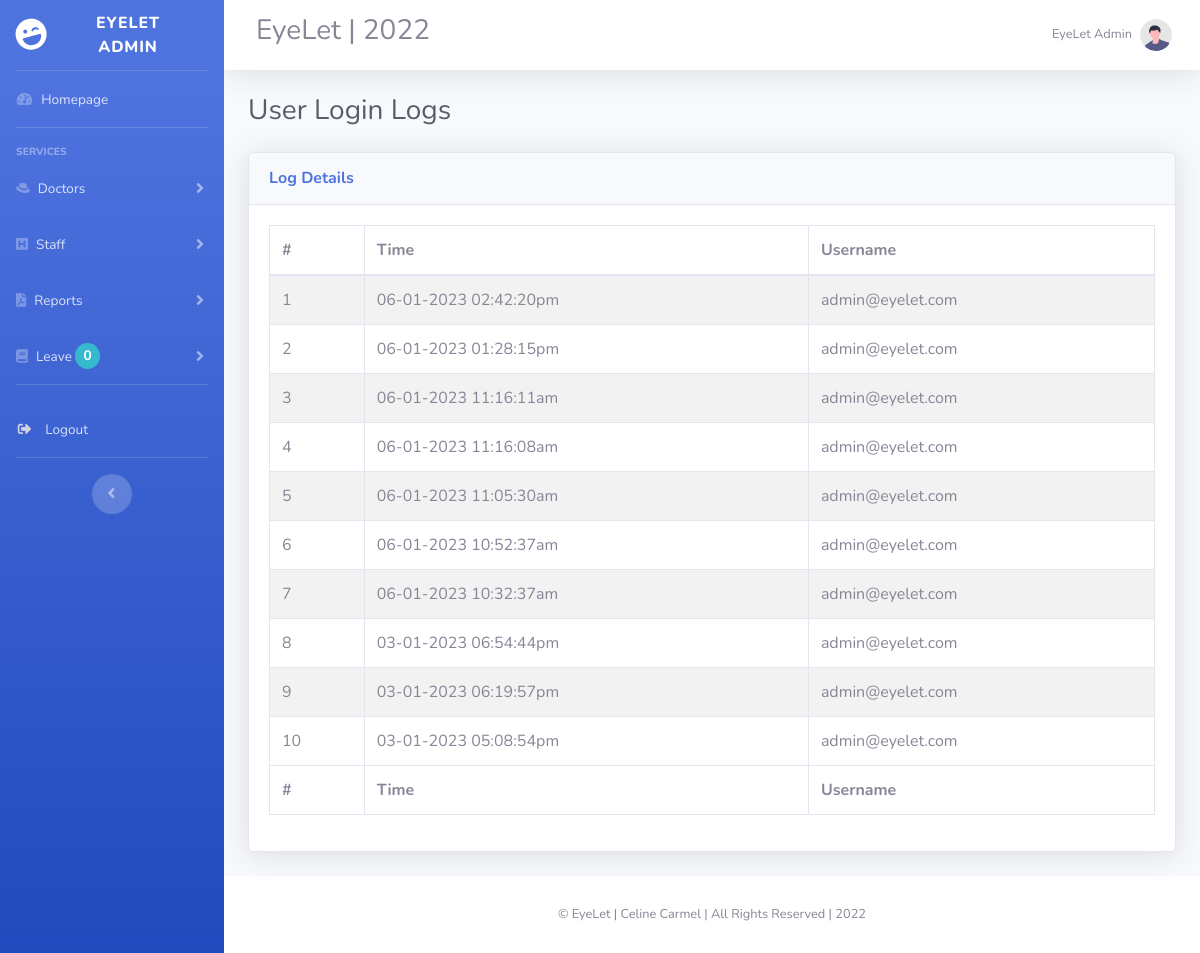
Screenshot of /admin/viewlogs.php (signed in) with the database file from the repository.
### tables this page shows
CREATE TABLE `tb_logginglogin` (
  `logid` int(11) NOT NULL,
  `logtoken` text NOT NULL,
  `loginusername` varchar(255) NOT NULL,
  `curdate` varchar(255) NOT NULL
);

### admin/count.php (called while the page is built, shortened)
<?php
    include 'connection.php';
    $sql="select count(*) as count from tb_leaves where status=0 and utype='doctor'";
    $result = mysqli_query($conn,$sql);
    while ($row=mysqli_fetch_array($result))
    {
        $count1=$row['count'];
    }
    $sql="select count(*) as count from tb_leaves where status=0 and utype='staff'";
    $result = mysqli_query($conn,$sql);
    while ($row=mysqli_fetch_array($result))
    {
        $count2=$row['count'];
    }
?>

### admin/viewlogs.php (the view, shortened to what this page needs)
<?php
    if(isset($_SESSION['logined']) && $_SESSION['logined']==1)
    {
  include 'adminheader.php';
  $sql = "select * from tb_logginglogin where loginusername!='admin@gmail.com' order by logid desc ";
  $result = mysqli_query($conn,$sql);
?>
                <div class="container-fluid">
                    <h1 class="h3 mb-2 text-gray-800">User Login Logs</h1>
                    <div class="card shadow mb-4">
                        <div class="card-header py-3">
                            <h6 class="m-0 font-weight-bold text-primary">Log Details&nbsp;&nbsp;</h6>
                        </div>
                        <div class="card-body">
                            <div class="table-responsive">
                                <table class="table table-bordered table-striped" width="100%" cellspacing="0" id="table"  data-toggle="table"  data-height="460" data-pagination="true"
                                data-search="true">
                                    <thead>
                                        <tr>
                                          <th>#</th>
                                            <th>Time</th>
                                          <th>Username</th>
                                        </tr>
                                    </thead>
                                    <tfoot>
                                        <tr>
                                          <th>#</th>
                                            <th>Time</th>
                                          <th>Username</th>
                                        </tr>
                                    </tfoot>
                                    <tbody>
                      <?php $count=1; while ($row=mysqli_fetch_array($result))
                      {  ?>
                                        <tr>
                                          <td><?php echo $count++; ?></td>
                                            <td><?php echo $row['curdate']; ?></td>
                                            <td><?php echo $row['loginusername']; ?></td>
                                        </tr>
                      <?php } ?>
                                    </tbody>
                                </table>
                            </div>
                        </div>
                    </div>
                </div>
          <?php
        include 'adminfooter.php';
    }
    else
    {
        Header("location:../index.php");
    }
?>

### admin/adminheader.php (shortened to what this page needs)
<?php
    include 'connection.php';
    include 'count.php';
?>
<!DOCTYPE html>
<html lang="en">
<head>
    <link href="resources/core/css/bootstrap.min.css" rel="stylesheet">
<link rel="stylesheet" href="font-awesome/css/font-awesome.min.css">
    <link href="vendor/fontawesome-free/css/all.min.css" rel="stylesheet" type="text/css">
    <link href="css/sb-admin-2.min.css" rel="stylesheet">
    <link href="vendor/datatables/dataTables.bootstrap4.min.css" rel="stylesheet">
</head>
<body id="page-top">
    <div id="wrapper">
        <ul class="navbar-nav bg-gradient-primary sidebar sidebar-dark accordion" id="accordionSidebar">
            <a class="sidebar-brand d-flex align-items-center justify-content-center" href="index.php">
                <div class="sidebar-brand-icon rotate-n-15">
                    <i class="fas fa-laugh-wink"></i>
                </div>
                <div class="sidebar-brand-text mx-3">EyeLet  Admin </div>
            </a>
            <hr class="sidebar-divider my-0">
            <li class="nav-item">
                <a class="nav-link" href="index.php">
                    <i class="fas fa-fw fa-tachometer-alt"></i>
                    <span>Homepage</span></a>
            </li>
            <hr class="sidebar-divider">
            <div class="sidebar-heading">
                Services
            </div>
            <li class="nav-item">
                <a class="nav-link collapsed" href="#" data-toggle="collapse" data-target="#collapseTwo"
                    aria-expanded="true" aria-controls="collapseTwo">
                    <i class="fab fa-redhat"></i>
                    <span>Doctors</span>
                </a>
            </li>
             <li class="nav-item">
                <a class="nav-link collapsed" href="#" data-toggle="collapse" data-target="#collapseUtilities1"
                    aria-expanded="true" aria-controls="collapseUtilities">
                    <i class="fa fa-h-square" aria-hidden="true"></i>
                    <span>Staff</span>
                </a>
            </li>
            <li class="nav-item">
                <a class="nav-link collapsed" href="#" data-toggle="collapse" data-target="#collapseUtilitiess"
                    aria-expanded="true" aria-controls="collapseUtilities">
                    <i class="fas fa-file-pdf"></i>
                    <span>Reports</span>
                </a>
            </li>
            <li class="nav-item">
                <a class="nav-link collapsed" href="#" data-toggle="collapse" data-target="#collapseUtilitiessss"
                    aria-expanded="true" aria-controls="collapseUtilities">
                    <i class="fas fa-book"></i>
                    <span>Leave </span><span class="badge badge-pill badge-info"><?php echo $count1+$count2; ?></span>
                </a>
            </li>
            <li class="nav-item">
                <hr class="sidebar-divider">
                <a class="nav-link" href="logout.php">
                     <i class="fas fa-sign-out-alt fa-sm fa-fw mr-2 text-gray-400"></i>
                    <span>Logout</span></a>
            </li>
            <hr class="sidebar-divider d-none d-md-block">
            <div class="text-center d-none d-md-inline">
                <button class="rounded-circle border-0" id="sidebarToggle"></button>
            </div>
        </ul>
        <div id="content-wrapper" class="d-flex flex-column">
            <div id="content">
                <nav class="navbar navbar-expand navbar-light bg-white topbar mb-4 static-top shadow">
                    <form
                        class="d-none d-sm-inline-block form-inline mr-auto ml-md-3 my-2 my-md-0 mw-100 navbar-search">
                        <div class="input-group">
<h3>EyeLet | 2022</h1>
                        </div>
                    </form>
                    <ul class="navbar-nav ml-auto">
                        <li class="nav-item dropdown no-arrow">
                            <a class="nav-link dropdown-toggle" href="#" id="userDropdown" role="button"
                                data-toggle="dropdown" aria-haspopup="true" aria-expanded="false">
                                <span class="mr-2 d-none d-lg-inline text-gray-600 small">EyeLet Admin</span>
                                <img class="img-profile rounded-circle"
                                    src="img/undraw_profile.svg">
                            </a>
                        </li>
                    </ul>
                </nav>

### admin/adminfooter.php (shortened to what this page needs)
</div>
<footer class="sticky-footer bg-white">
    <div class="container my-auto">
        <div class="copyright text-center my-auto">
            <span> &copy; EyeLet | Celine Carmel | All Rights Reserved | 2022</span>
        </div>
    </div>
</footer>
</div>
</div>
</body>
</html>

### rows the page displays
tb_logginglogin: curdate "06-01-2023 02:42:20pm", loginusername "admin@eyelet.com"
tb_logginglogin: curdate "06-01-2023 01:28:15pm", loginusername "admin@eyelet.com"
tb_logginglogin: curdate "06-01-2023 11:16:11am", loginusername "admin@eyelet.com"
tb_logginglogin: curdate "06-01-2023 11:16:08am", loginusername "admin@eyelet.com"
tb_logginglogin: curdate "06-01-2023 11:05:30am", loginusername "admin@eyelet.com"
tb_logginglogin: curdate "06-01-2023 10:52:37am", loginusername "admin@eyelet.com"
tb_logginglogin: curdate "06-01-2023 10:32:37am", loginusername "admin@eyelet.com"
tb_logginglogin: curdate "03-01-2023 06:54:44pm", loginusername "admin@eyelet.com"
tb_logginglogin: curdate "03-01-2023 06:19:57pm", loginusername "admin@eyelet.com"
tb_logginglogin: curdate "03-01-2023 05:08:54pm", loginusername "admin@eyelet.com"

### other values shown
$count1+$count2 "0"
